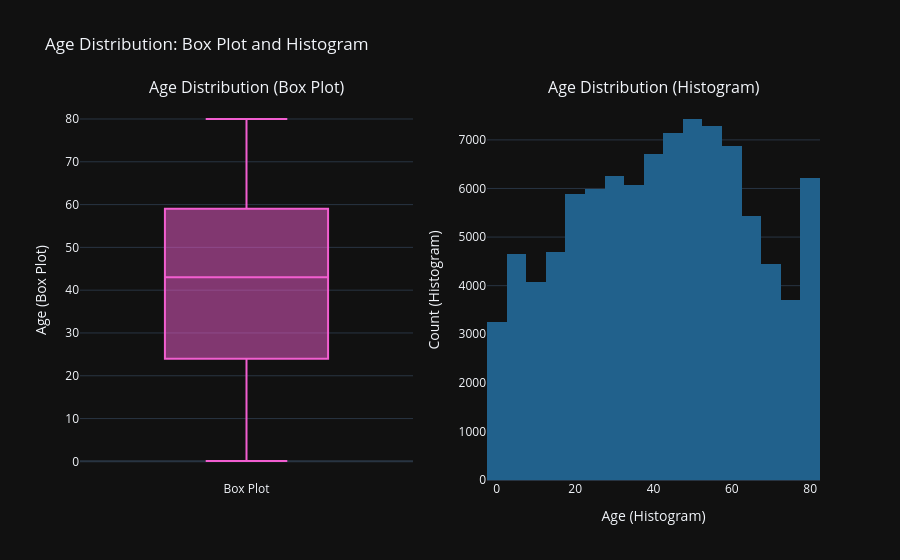

This figure's notebook cell:
### Code cell
#Let's make a subplot to the age column 
fig = make_subplots(rows=1, cols=2, subplot_titles=["Age Distribution (Box Plot)", "Age Distribution (Histogram)"])

fig.add_trace(
    go.Box(y=df['age'], name="Box Plot", marker_color=colors[1]),
    row=1, col=1
)

fig.add_trace(
    go.Histogram(x=df['age'], nbinsx=20, name="Histogram", marker_color=colors[5]),
    row=1, col=2
)

fig.update_layout(
    title="Age Distribution: Box Plot and Histogram",
    template="plotly_dark",
    showlegend=False
)

fig.update_xaxes(title_text="Age (Histogram)", row=1, col=2)
fig.update_yaxes(title_text="Count (Histogram)", row=1, col=2)
fig.update_yaxes(title_text="Age (Box Plot)", row=1, col=1)

fig.show()

### Figure 1 — Plotly figure (JSON) as saved in the notebook; plotly's stock layout.template omitted (floating-point values rounded to 4 significant figures; data arrays with more than 128 entries replaced by an {"elided": "..."} marker saying what was removed)
{"data": [{"marker": {"color": "#f25ed0"}, "name": "Box Plot", "type": "box", "xaxis": "x", "y": {"elided": "96146 float values"}, "yaxis": "y"}, {"marker": {"color": "#21618C "}, "name": "Histogram", "nbinsx": 20, "type": "histogram", "x": {"elided": "96146 float values"}, "xaxis": "x2", "yaxis": "y2"}], "layout": {"annotations": [{"font": {"size": 16}, "showarrow": false, "text": "Age Distribution (Box Plot)", "x": 0.225, "xanchor": "center", "xref": "paper", "y": 1, "yanchor": "bottom", "yref": "paper"}, {"font": {"size": 16}, "showarrow": false, "text": "Age Distribution (Histogram)", "x": 0.775, "xanchor": "center", "xref": "paper", "y": 1, "yanchor": "bottom", "yref": "paper"}], "showlegend": false, "title": {"text": "Age Distribution: Box Plot and Histogram"}, "xaxis": {"anchor": "y", "domain": [0, 0.45]}, "xaxis2": {"anchor": "y2", "domain": [0.55, 1], "title": {"text": "Age (Histogram)"}}, "yaxis": {"anchor": "x", "domain": [0, 1], "title": {"text": "Age (Box Plot)"}}, "yaxis2": {"anchor": "x2", "domain": [0, 1], "title": {"text": "Count (Histogram)"}}}}
